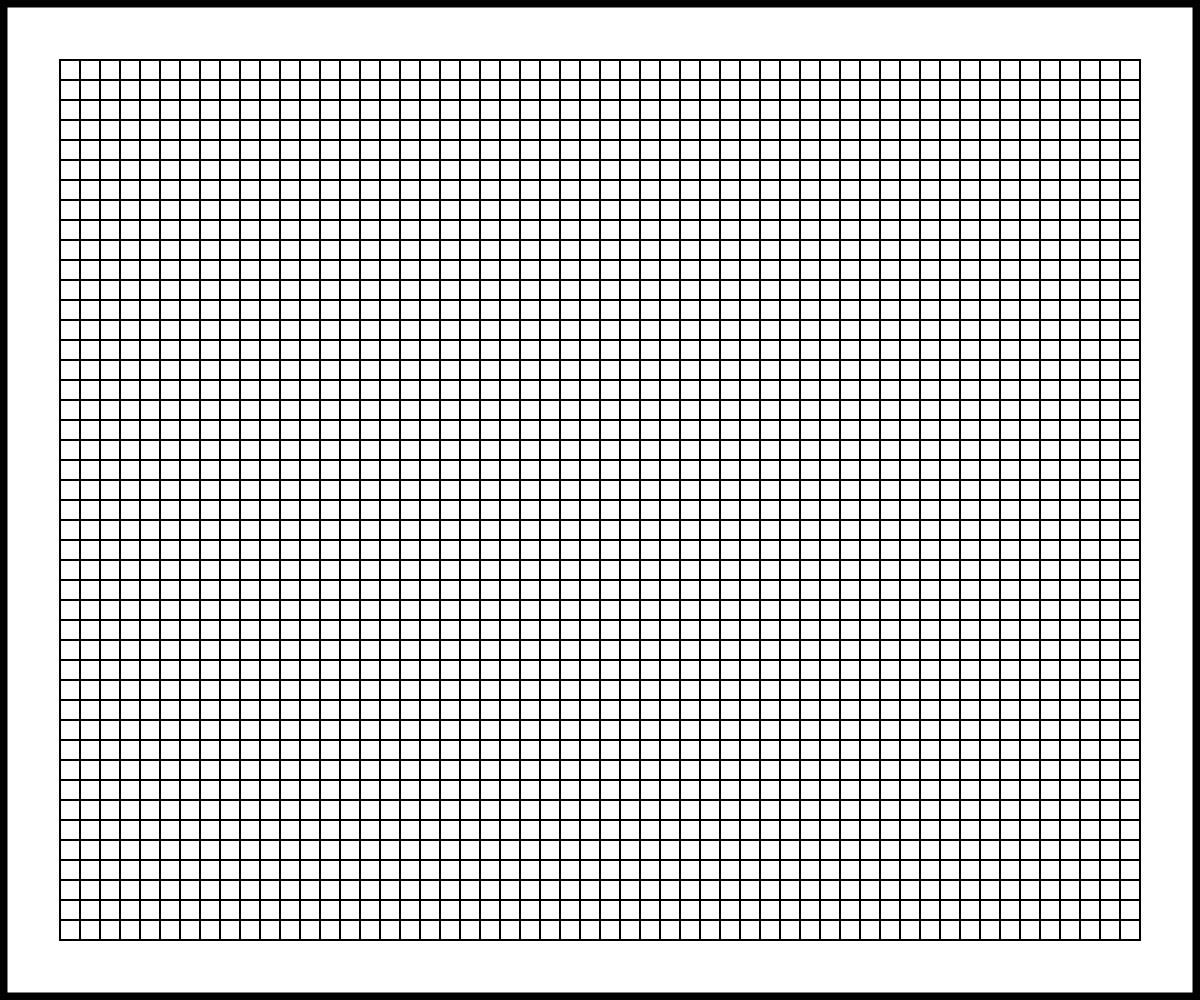
Frame 1 (no input)
Frame 60 (no input): identical to frame 1, image omitted
Frame 120 (the mouse pressed at the canvas centre since frame 60): identical to frame 1, image omitted

The p5.js sketch that drew this single still picture (run headless with seeded random() and noise() and a simulated clock; from frame 60 on, the mouse is pressed at the canvas centre):

// p5.js sketch
// ── sketch.js
// Cubic disarray

const PADDING = 60;
let gridSpacing = 20;



function setup() {
  createCanvas(windowWidth, windowHeight);
  rectMode(CENTER);
}

function draw() {
  background(220);
  border();
  drawGrid();
}

function drawGrid(){
  for (let x = gridSpacing/2 + PADDING; x < width - PADDING; x += gridSpacing){
    for (let y = gridSpacing/2 + PADDING; y < height - PADDING; y += gridSpacing){
      rect(x,y,gridSpacing,gridSpacing);
    }
  }
}

function border() {
  strokeWeight(15);
  rect(width/2, height/2, width, height);
  strokeWeight(2);
}
